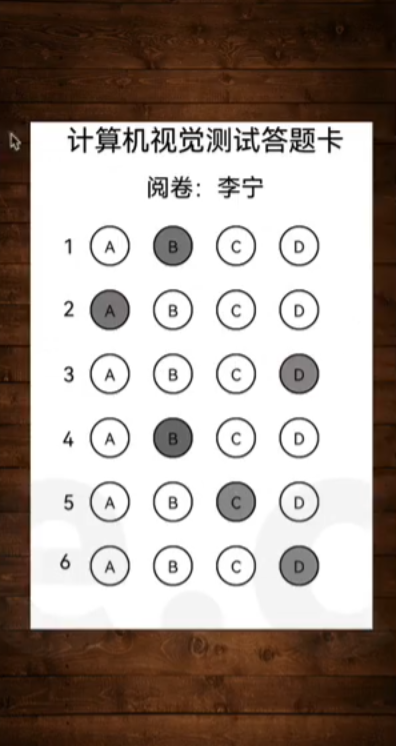
#> input picture 答题卡识别/图像文件/answer_card.jpg, 396 x 746 px, found by its file name
$ python '识别答题卡边框.py'
#> lines starting #> are read from the running program, lines starting #| are printed output that depends on the picture; after the words box and inside, x2 and y2 are one past the last pixel; in counts of white or black regions, pixels touching at a corner belong together
"""识别答题卡的步骤
1. 图像预处理
2. 答题卡处理
3. 筛选出所有的选项
4. 将选项按照题目分组
5. 单独处理每一道题的选项
6. 显示结果

1. 图像预处理
(1) 变成灰度(色彩空间变换)
(2) 高斯滤波
(3) Canny边缘检测
"""
import cv2

img = cv2.imread("image/answer_card.jpg")
#> img is the input picture: shape (746, 396, 3); mean B, G, R 143.4, 151, 163.1
cv2.imshow('origial',img)

#转换为灰度图像
gray = cv2.cvtColor(img,cv2.COLOR_BGR2GRAY)
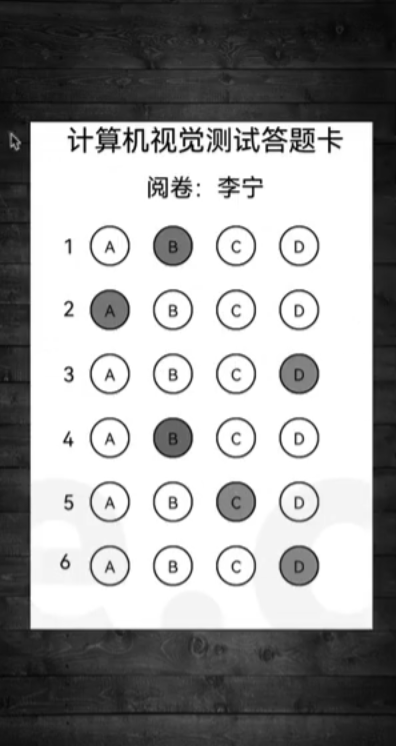
#> gray: shape (746, 396); min 2, max 255, mean 153.8
cv2.imshow('gray',gray)
#高斯滤波
gaussian = cv2.GaussianBlur(gray,(5,5),0)
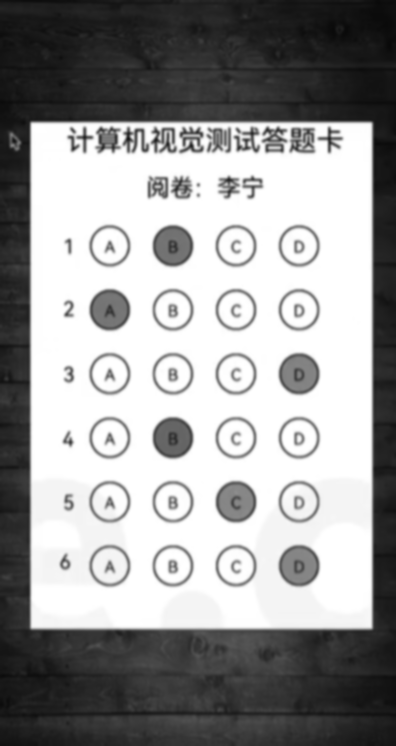
#> gaussian: shape (746, 396); min 9, max 255, mean 153.8
cv2.imshow('gaussian',gaussian)

#Canny边缘检测
#Canny(image,min,max)
"""
color<min:被抛弃
min<=color<=max:正常图像
color>max：被认为是真正的边界
"""
edged = cv2.Canny(gaussian,50,200)
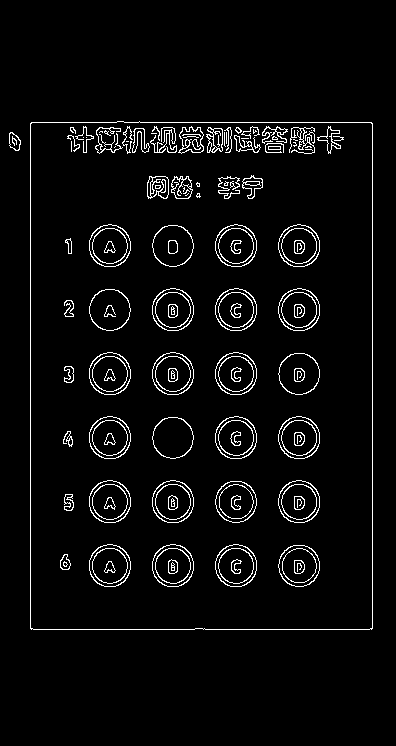
#> edged: shape (746, 396); 4.2% white in thin lines or dots, all inside (x1, y1, x2, y2) = (9, 121, 373, 630)
cv2.imshow('edged',edged)
#获取轮廓存入cts
cts,h = cv2.findContours(edged.copy(),cv2.RETR_EXTERNAL,cv2.CHAIN_APPROX_SIMPLE)
#> cts = 2 contours; box (x1, y1, x2, y2) and area: (30, 121, 373, 630) 173389, (9, 132, 21, 151) 146; h = [[1, -1, -1, -1], [-1, 0, -1, -1]]
max_area = 0 #最大面积
max_c_index = 0#最大面积的轮廓索引

for i,c in zip(range(len(cts)),cts):
    area = cv2.contourArea(c)  # 计算当前轮廓面积
    p = 0.01 * cv2.arcLength(c, True)
    # 精度就是原始曲线与拟合曲线的最大距离，cv2.approxPolyDP()轮廓拉直简化csts[0]是要简化的那个轮廓，True轮廓是闭合的
    approx = cv2.approxPolyDP(c, p, True)
    print(area, len(approx))
    # if area > max_area:
    #     max_rea = area
    #     max_c_index = i
    if len(approx) == 4:
        max_c_index = i
        break
#> this loop made 2 passes
#> (area, p, approx, max_c_index) on pass 2: (173389, 17.01, [[31, 122], [30, 628], [371, 629], [372, 123]], 1)
#> (area, p) on pass 1: (146, 0.506)
#| 146.0 14
#| 173389.0 4
print(max_c_index)
#| 1

cv2.drawContours(img,cts,-1,(0,0,255),3)
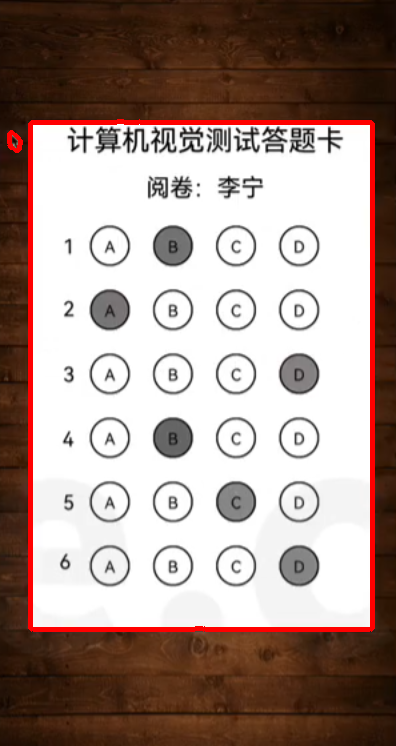
#> img: shape (746, 396, 3); 2.94% of pixels changed, all inside (x1, y1, x2, y2) = (7, 119, 375, 632)

cv2.imshow('img',img)
cv2.waitKey()
cv2.destroyAllWindows()

$ run again, with 答题卡识别/图像文件/slant_card.png saved as 答题卡识别/图像文件/answer_card.jpg
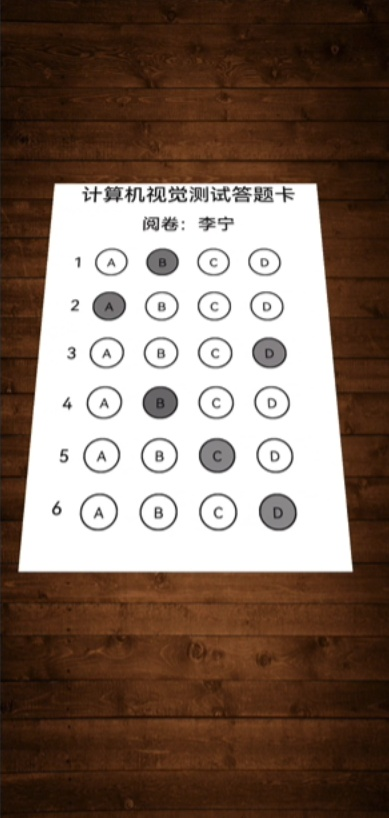
#> input picture 答题卡识别/图像文件/slant_card.png, 389 x 818 px, found by its file name
#> img is the input picture: shape (818, 389, 3); mean B, G, R 95.2, 107.6, 127.4
#> `edged = cv2.Canny(gaussian,50,200)`:
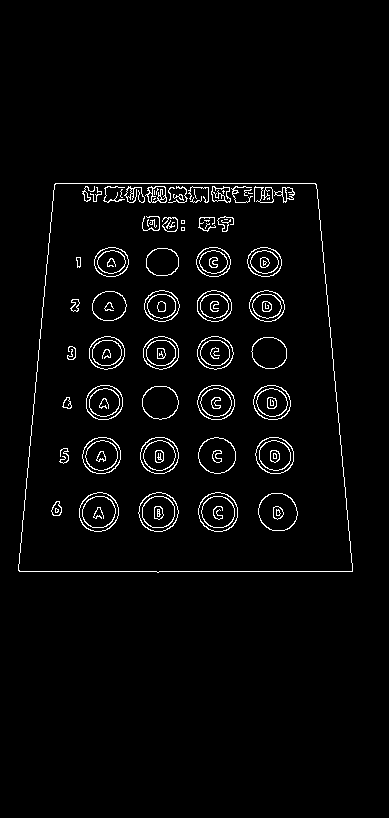
#> edged: shape (818, 389); 2.8% white in thin lines or dots, all inside (x1, y1, x2, y2) = (18, 183, 353, 573)
#> cts = 1 contour; box (x1, y1, x2, y2) and area: (18, 183, 353, 573) 115718; h = [[-1, -1, -1, -1]]
#> the loop `for i,c in zip(range(len(cts)),cts):` made 1 pass
#> (area, p, approx, max_c_index) on pass 1: (115718.5, 14.01, [[55, 183], [18, 570], [352, 571], [316, 184]], 0)
#> (printed output is left out)
#| 0
#> `cv2.drawContours(img,cts,-1,(0,0,255),3)`:
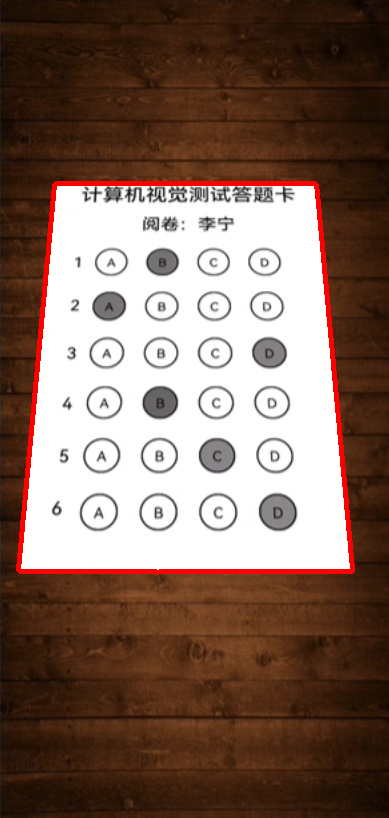
#> img: shape (818, 389, 3); 2.15% of pixels changed, all inside (x1, y1, x2, y2) = (16, 181, 355, 575)
